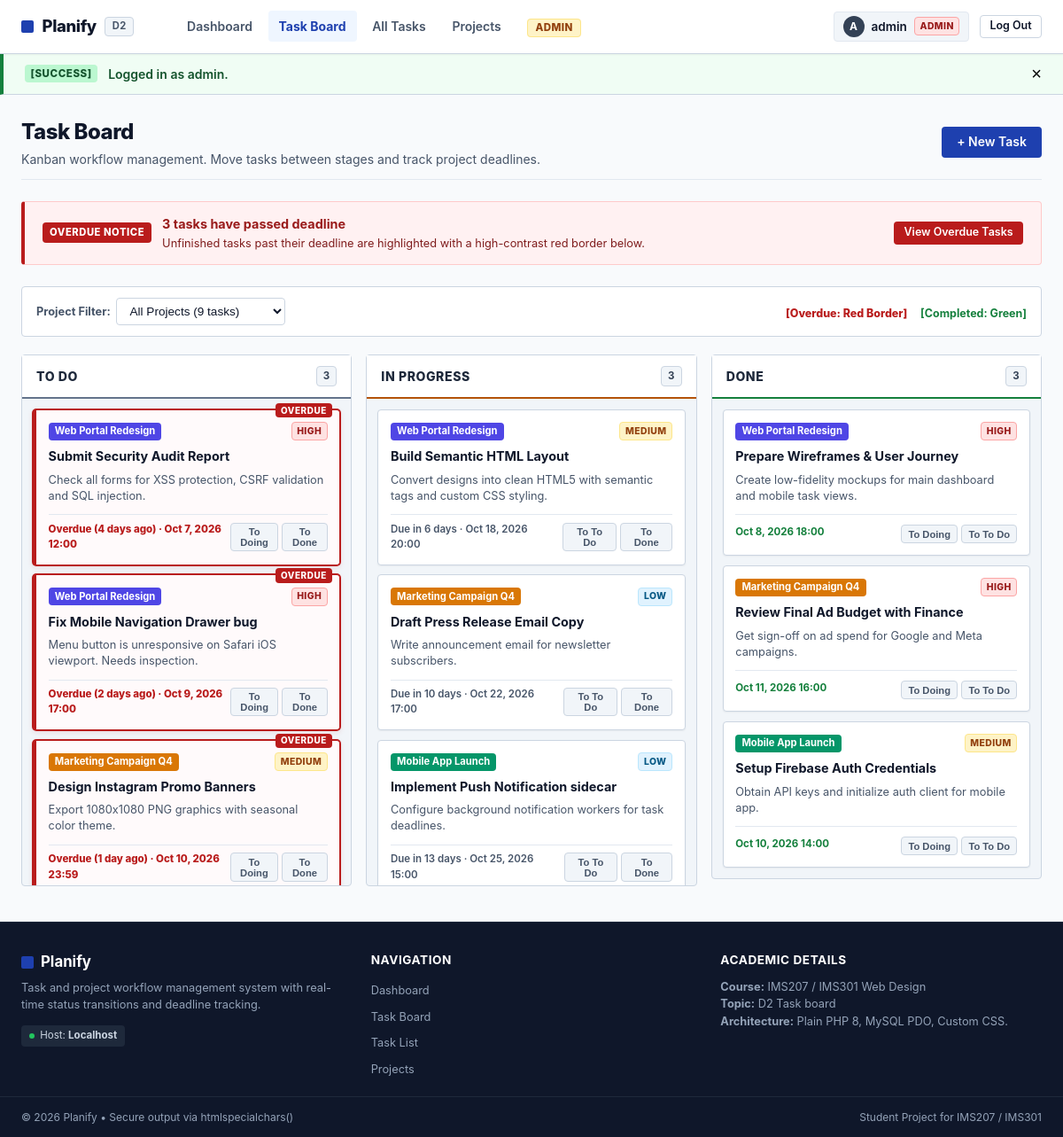
The page /board.php (signed in) on the database its author committed.
### tables this page shows
CREATE TABLE `tasks` (
  `id` INT AUTO_INCREMENT PRIMARY KEY,
  `project_id` INT NOT NULL,
  `user_id` INT NOT NULL,
  `title` VARCHAR(150) NOT NULL,
  `description` TEXT DEFAULT NULL,
  `status` ENUM('todo', 'doing', 'done') NOT NULL DEFAULT 'todo',
  `priority` ENUM('low', 'medium', 'high') NOT NULL DEFAULT 'medium',
  `deadline` DATETIME DEFAULT NULL,
  `attachment` VARCHAR(255) DEFAULT NULL,
  `created_at` DATETIME NOT NULL DEFAULT CURRENT_TIMESTAMP,
  `updated_at` DATETIME NOT NULL DEFAULT CURRENT_TIMESTAMP ON UPDATE CURRENT_TIMESTAMP,
  CONSTRAINT `fk_tasks_project` FOREIGN KEY (`project_id`) REFERENCES `projects` (`id`) ON DELETE CASCADE,
  CONSTRAINT `fk_tasks_user` FOREIGN KEY (`user_id`) REFERENCES `users` (`id`) ON DELETE CASCADE
);

CREATE TABLE `projects` (
  `id` INT AUTO_INCREMENT PRIMARY KEY,
  `user_id` INT NOT NULL,
  `title` VARCHAR(100) NOT NULL,
  `description` TEXT DEFAULT NULL,
  `color` VARCHAR(20) NOT NULL DEFAULT '#4f46e5',
  `created_at` DATETIME NOT NULL DEFAULT CURRENT_TIMESTAMP,
  CONSTRAINT `fk_projects_user` FOREIGN KEY (`user_id`) REFERENCES `users` (`id`) ON DELETE CASCADE
);

### functions.php (called while the page is built, shortened)
<?php
function e(?string $value): string {
    return htmlspecialchars($value ?? '', ENT_QUOTES, 'UTF-8');
}
function format_deadline_badge(?string $deadline, string $status): array {
    $now = new DateTime('now', new DateTimeZone('Europe/Istanbul'));
    $deadlineDate = new DateTime($deadline, new DateTimeZone('Europe/Istanbul'));
    $isOverdue = ($status !== 'done' && $deadlineDate < $now);
    $diff = $now->diff($deadlineDate);
    $formattedDate = $deadlineDate->format('M j, Y H:i');
    if ($status === 'done') {
        return [
            'text' => $formattedDate,
            'class' => 'badge-done',
            'is_overdue' => false,
        ];
    }
    if ($isOverdue) {
        $days = $diff->days;
        if ($days == 0) {
            $overdueText = 'Overdue (Today)';
        } elseif ($days == 1) {
            $overdueText = 'Overdue (1 day ago)';
        } else {
            $overdueText = "Overdue ($days days ago)";
        }
        return [
            'text' => $overdueText . ' · ' . $formattedDate,
            'class' => 'badge-overdue',
            'is_overdue' => true,
        ];
    }
    if ($diff->days == 0) {
        return [
            'text' => 'Due today · ' . $deadlineDate->format('H:i'),
            'class' => 'badge-warning',
            'is_overdue' => false,
        ];
    } elseif ($diff->days == 1) {
        return [
            'text' => 'Due tomorrow · ' . $deadlineDate->format('H:i'),
            'class' => 'badge-info',
            'is_overdue' => false,
        ];
    } else {
        return [
            'text' => 'Due in ' . $diff->days . ' days · ' . $formattedDate,
            'class' => 'badge-normal',
            'is_overdue' => false,
        ];
    }
}

### board.php (the view, shortened to what this page needs)
<?php
require_once 'header.php';
$projectIdFilter = filter_input(INPUT_GET, 'project_id', FILTER_VALIDATE_INT);
$params = [];
$sql = "SELECT t.*, p.title AS project_title, p.color AS project_color, u.username AS creator_name
        FROM tasks t
        JOIN projects p ON t.project_id = p.id
        JOIN users u ON t.user_id = u.id
        WHERE 1=1 ";
$sql .= "ORDER BY t.priority = 'high' DESC, t.deadline ASC, t.created_at DESC";
try {
    $taskStmt = $pdo->prepare($sql);
    $taskStmt->execute($params);
    $allTasks = $taskStmt->fetchAll();
} catch (PDOException $e) {
    $allTasks = [];
}
$columns = [
    'todo' => [],
    'doing' => [],
    'done' => [],
];
$overdueCount = 0;
foreach ($allTasks as $task) {
    $status = $task['status'];
    if (isset($columns[$status])) {
        $columns[$status][] = $task;
    }
    if (is_task_overdue($task['deadline'], $task['status'])) {
        $overdueCount++;
    }
}
?>
<div class="page-header">
    <div>
        <h1 class="page-title">Task Board</h1>
        <p class="page-subtitle">Kanban workflow management. Move tasks between stages and track project deadlines.</p>
    </div>
    <div>
        <a href="task-create.php<?= $projectIdFilter ? '?project_id=' . $projectIdFilter : '' ?>" class="btn btn-primary">
            + New Task
        </a>
    </div>
</div>
<?php if ($overdueCount > 0): ?>
    <div class="overdue-alert-banner">
        <div class="overdue-alert-content">
            <span class="overdue-alert-badge">Overdue Notice</span>
            <div>
                <div class="overdue-alert-title"><?= $overdueCount ?> task<?= $overdueCount > 1 ? 's have' : ' has' ?> passed deadline</div>
                <div class="overdue-alert-desc">Unfinished tasks past their deadline are highlighted with a high-contrast red border below.</div>
            </div>
        </div>
        <a href="#overdue-section" class="btn btn-danger btn-sm" onclick="document.querySelector('.card-overdue')?.scrollIntoView({behavior: 'smooth'}); return false;">
            View Overdue Tasks
        </a>
    </div>
<?php endif; ?>
<div class="filter-bar">
    <div class="filter-controls">
        <form method="GET" action="board.php" class="filter-group">
            <label for="projectFilterSelect" class="filter-label">Project Filter:</label>
            <select name="project_id" id="projectFilterSelect" class="filter-select" onchange="this.form.submit()">
                <option value="">All Projects (<?= count($allTasks) ?> tasks)</option>
            </select>
        </form>
    </div>
    <div class="board-legend">
        <span class="badge-overdue" style="font-size: 0.78rem; margin-right: 0.75rem;">
            [Overdue: Red Border]
        </span>
        <span class="badge-done" style="font-size: 0.78rem;">
            [Completed: Green]
        </span>
    </div>
</div>
<div class="board-columns">
    <?php
    $columnConfigs = [
        'todo' => ['title' => 'To Do', 'class' => 'column-todo'],
        'doing' => ['title' => 'In Progress', 'class' => 'column-doing'],
        'done' => ['title' => 'Done', 'class' => 'column-done'],
    ];
    foreach ($columnConfigs as $colKey => $colConfig):
        $tasksInCol = $columns[$colKey];
    ?>
        <section class="board-column <?= $colConfig['class'] ?>">
            <div class="column-header">
                <div class="column-title">
                    <span><?= $colConfig['title'] ?></span>
                </div>
                <span class="column-count"><?= count($tasksInCol) ?></span>
            </div>
            <div class="column-tasks-container" data-status="<?= $colKey ?>">
                <?php if (empty($tasksInCol)): ?>
                    <div class="task-empty-state">No tasks in <?= strtolower($colConfig['title']) ?>.</div>
                <?php else: ?>
                    <?php foreach ($tasksInCol as $task):
                        $isOverdue = is_task_overdue($task['deadline'], $task['status']);
                        $deadlineBadge = format_deadline_badge($task['deadline'], $task['status']);
                    ?>
                        <article class="task-card <?= $isOverdue ? 'card-overdue' : '' ?>"
                                 draggable="true"
                                 data-task-id="<?= $task['id'] ?>"
                                 data-current-status="<?= $task['status'] ?>">
                            <div class="task-card-header">
                                <span class="task-project-pill" style="background-color: <?= e($task['project_color'] ?? '#1e40af') ?>;">
                                    <?= e($task['project_title']) ?>
                                </span>
                                <span class="task-priority-pill priority-<?= e($task['priority']) ?>">
                                    <?= e($task['priority']) ?>
                                </span>
                            </div>
                            <h3 class="task-card-title">
                                <a href="task-edit.php?id=<?= $task['id'] ?>">
                                    <?= e($task['title']) ?>
                                </a>
                            </h3>
                            <?php if (!empty($task['description'])): ?>
                                <p class="task-card-desc"><?= e($task['description']) ?></p>
                            <?php endif; ?>
                            <div class="task-card-footer">
                                <div class="task-deadline <?= $deadlineBadge['class'] ?>" title="Deadline">
                                    <span><?= e($deadlineBadge['text']) ?></span>
                                </div>
                                <div class="task-move-actions">
                                    <?php if ($colKey === 'todo'): ?>
                                        <form method="POST" action="task-move.php" style="display:inline;">
                                            <button type="submit" class="btn-move" title="Move to In Progress">To Doing</button>
                                        </form>
                                        <form method="POST" action="task-move.php" style="display:inline;">
                                            <button type="submit" class="btn-move" title="Move to Done">To Done</button>
                                        </form>
                                    <?php elseif ($colKey === 'doing'): ?>
                                        <form method="POST" action="task-move.php" style="display:inline;">
                                            <button type="submit" class="btn-move" title="Move to To Do">To To Do</button>
                                        </form>
                                        <form method="POST" action="task-move.php" style="display:inline;">
                                            <button type="submit" class="btn-move" title="Move to Done">To Done</button>
                                        </form>
                                    <?php elseif ($colKey === 'done'): ?>
                                        <form method="POST" action="task-move.php" style="display:inline;">
                                            <button type="submit" class="btn-move" title="Reopen to In Progress">To Doing</button>
                                        </form>
                                        <form method="POST" action="task-move.php" style="display:inline;">
                                            <button type="submit" class="btn-move" title="Move to To Do">To To Do</button>
                                        </form>
                                    <?php endif; ?>
                                </div>
                            </div>
                        </article>
                    <?php endforeach; ?>
                <?php endif; ?>
            </div>
        </section>
    <?php endforeach; ?>
</div>
<?php require_once 'footer.php'; ?>

### rows shown on the page
tasks: project.title "Web Portal Redesign", priority "HIGH", title "Submit Security Audit Report", description "Check all forms for XSS protection, CSRF validation and SQL injection.", deadline+status "Overdue (4 days ago) · Oct 7, 2026 12:00"
tasks: project.title "Web Portal Redesign", priority "HIGH", title "Fix Mobile Navigation Drawer bug", description "Menu button is unresponsive on Safari iOS viewport. Needs inspection.", deadline+status "Overdue (2 days ago) · Oct 9, 2026 17:00"
tasks: project.title "Marketing Campaign Q4", priority "MEDIUM", title "Design Instagram Promo Banners", description "Export 1080x1080 PNG graphics with seasonal color theme.", deadline+status "Overdue (1 day ago) · Oct 10, 2026 23:59"
tasks: project.title "Web Portal Redesign", priority "MEDIUM", title "Build Semantic HTML Layout", description "Convert designs into clean HTML5 with semantic tags and custom CSS styling.", deadline+status "Due in 6 days · Oct 18, 2026 20:00"
tasks: project.title "Marketing Campaign Q4", priority "LOW", title "Draft Press Release Email Copy", description "Write announcement email for newsletter subscribers.", deadline+status "Due in 10 days · Oct 22, 2026 17:00"
tasks: project.title "Mobile App Launch", priority "LOW", title "Implement Push Notification sidecar", description "Configure background notification workers for task deadlines.", deadline+status "Due in 13 days · Oct 25, 2026 15:00"
tasks: project.title "Web Portal Redesign", priority "HIGH", title "Prepare Wireframes & User Journey", description "Create low-fidelity mockups for main dashboard and mobile task views.", deadline+status "Oct 8, 2026 18:00"
tasks: project.title "Marketing Campaign Q4", priority "HIGH", title "Review Final Ad Budget with Finance", description "Get sign-off on ad spend for Google and Meta campaigns.", deadline+status "Oct 11, 2026 16:00"
tasks: project.title "Mobile App Launch", priority "MEDIUM", title "Setup Firebase Auth Credentials", description "Obtain API keys and initialize auth client for mobile app.", deadline+status "Oct 10, 2026 14:00"

### other values the page prints
substr($user['username'], 0, 1) "A"
$user['username'] "admin"
$user['role'] "ADMIN"
$flash['type'] "SUCCESS"
$flash['message'] "Logged in as admin."
$overdueCount "3"
$colConfig['title'] "TO DO"
count($tasksInCol) "3"
$colConfig['title'] "IN PROGRESS"
$colConfig['title'] "DONE"
